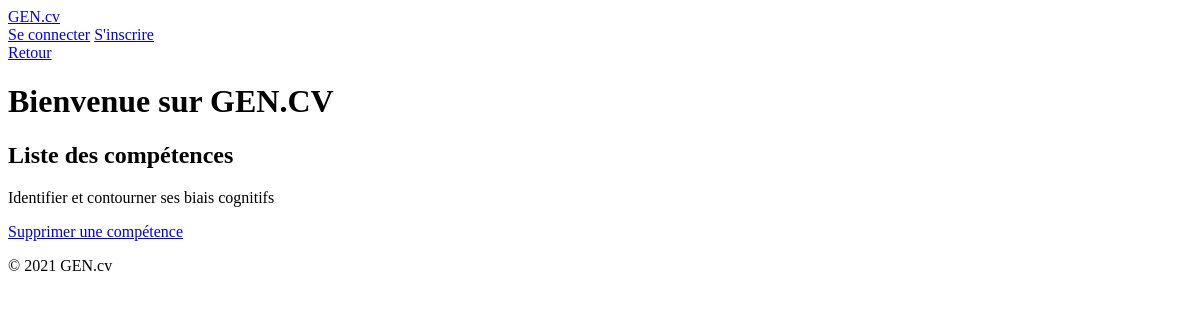
Page /skill_list/ on the earlier database version.
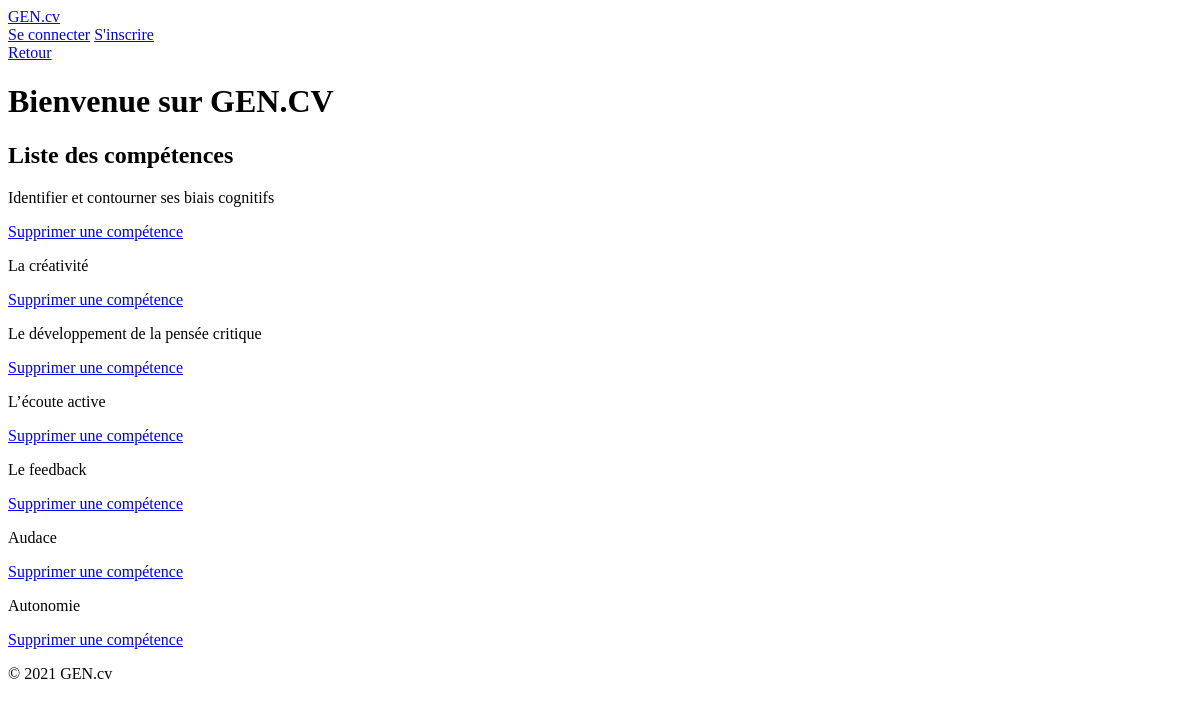
Same page on the later database version.
### curriculum/models.py (models this page shows, shortened)
class Skill(models.Model):
    title_Skill = models.CharField("titre de la compétence", max_length=120)
    info = models.ForeignKey(Info, on_delete=models.CASCADE, related_name='skill_info', null=True)
    class Meta:
        verbose_name = "Skill"
        verbose_name_plural = "Skills"

### pages/views.py (the view, shortened to what this page needs)
# urls.py: path('skill_list/', SkillListView.as_view(), name='skill_list'),
class SkillListView(ListView):
    model = Skill
    template_name = "pages/skill_list.html"
    context_object_name = "skills"
    def get_queryset(self):
        return Skill.objects.all()

### templates/pages/skill_list.html (shortened to what this page needs)
{% extends "base.html" %}
{% load tailwind_filters %}
{% load crispy_forms_tags %}
{% block content %}
<div class='w-full flex justify-end mt-[500px] fixed '>
  <a
    class="btn btn-primary my-2 w-22 flex justify-end"
    href="#" onclick="window.history.back(); return false;">
    Retour
  </a>
</div>
<header class="container mx-auto m-6 flex flex-col justify-center items-center">
    <h1 class="font-bold text-4xl mt-4">Bienvenue sur GEN.CV</h1>
</header>
<main class="container mx-auto p-10">
  <section class="flex flex-col w-full h-full">
    <h1 class='text-4xl font-semibold flex flex-row justify-center items-center py-4'>Liste des compétences</h1>
    <div class="container mx-auto flex flex-col">
      {% for skill in skills %}
        <div class='flex flex-row justify-center items-center w-full h-auto px-6 my-10 border-2 rounded-md p-2'>
          <p class='w-full text-2xl font-semibold'>{{ skill.title_Skill }}</p>
          <a href="{% url 'pages:skill_delete' skill.pk %}" class="btn btn-primary w-44 mr-6">Supprimer une compétence</a>
        </div>
      {% endfor %}
    </div>
  </section>
  </main>
{% endblock %}

Differences in the rows shown:
added Skill: title_Skill "La créativité"
added Skill: title_Skill "Le développement de la pensée critique"
added Skill: title_Skill "L’écoute active"
added Skill: title_Skill "Le feedback"
added Skill: title_Skill "Audace"
added Skill: title_Skill "Autonomie"
